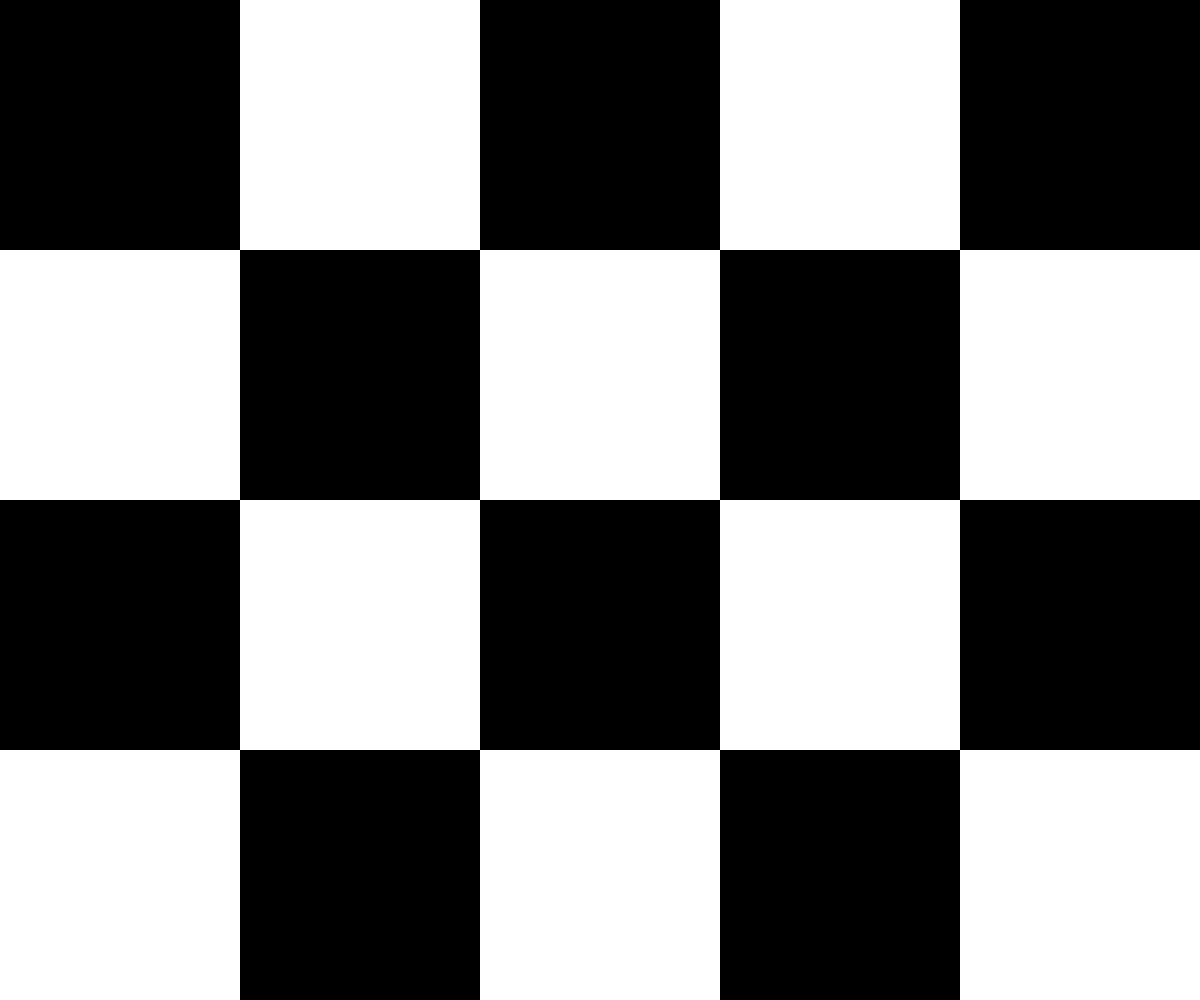
Frame 1 (no input)
Frame 60 (no input): identical to frame 1, image omitted
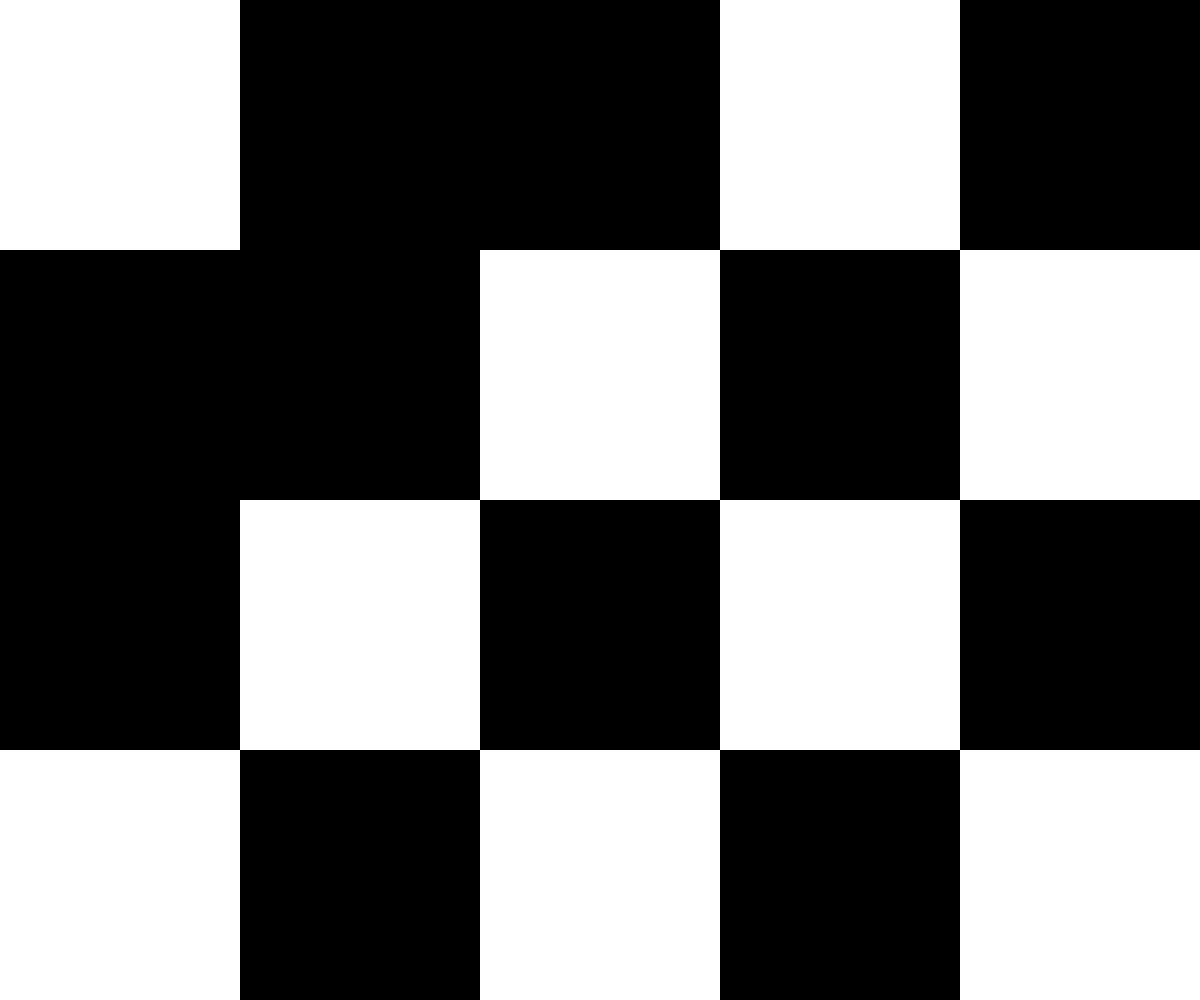
Frame 120 (the mouse pressed at the canvas centre since frame 60)

The p5.js sketch that drew these frames (run headless with seeded random() and noise() and a simulated clock; from frame 60 on, the mouse is pressed at the canvas centre):

// p5.js sketch
// ── sketch.js
//puzzle demo and 2D arrays

const NUM_ROWS = 4;
const NUM_COLS = 5;
let rectWidth, rectHeight;

let currentRow, currentCol;

let gridData = [[0, 255, 0, 255, 0],
                [255, 0, 255, 0, 255],
                [0, 255, 0, 255, 0],
                [255, 0, 255, 0, 255]];

function setup() {
  createCanvas(windowWidth, windowHeight);
  noStroke();
  rectWidth = width / NUM_COLS;
  rectHeight = height / NUM_ROWS;
}

function draw() {
  background(220);
  drawGrid();
  determineActiveSquare();
}

//render a grid of squares
//fill color set according to data stored in 2d array
function drawGrid() {
  for (let y = 0; y < NUM_ROWS; y++) {
    for (let x = 0; x < NUM_COLS; x++) {
      fill(gridData[y][x]);
      rect(rectWidth * x, rectHeight * y, rectWidth, rectHeight);
    }
  }
}

//an expression to run each frame and to determine where the mouse is
function determineActiveSquare () {
  currentRow = int(mouseY / rectHeight);
  currentCol = int(mouseX / rectWidth);
  print(currentCol, currentRow);
}

//change square color
function flip(col, row) {
  if(col >= 0 && col < NUM_COLS && row >= 0 && row < NUM_ROWS) {
    if(gridData[row][col] === 0) {
      gridData[row][col] = 255;
    }
    else {
      gridData[row][col] = 0;
    }
  }
}

//press left to change squares
//press middle for cheater cheater (single square change)
function mousePressed() {
  if(mouseButton === LEFT) {
    flip(currentCol, currentRow);
    flip(currentCol - 1, currentRow);
    flip(currentCol + 1, currentRow);
    flip(currentCol, currentRow - 1);
    flip(currentCol, currentRow + 1);
  }

  if(mouseButton === CENTER) {
    flip(currentCol, currentRow);
  }
}
